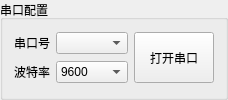
       <widget class="QGroupBox" name="groupBox_2">
        <property name="title">
         <string>串口配置</string>
        </property>
        <layout class="QGridLayout" name="gridLayout">
         <item row="0" column="0">
          <layout class="QHBoxLayout" name="horizontalLayout_3">
           <item>
            <widget class="QLabel" name="label_3">
             <property name="text">
              <string>串口号</string>
             </property>
            </widget>
           </item>
           <item>
            <widget class="QComboBox" name="SerialcomboBox"/>
           </item>
          </layout>
         </item>
         <item row="1" column="0">
          <layout class="QHBoxLayout" name="horizontalLayout_4">
           <item>
            <widget class="QLabel" name="label_4">
             <property name="text">
              <string>波特率</string>
             </property>
            </widget>
           </item>
           <item>
            <widget class="QComboBox" name="serBaudRatecomboBox">
             <item>
              <property name="text">
               <string>9600</string>
              </property>
             </item>
             <item>
              <property name="text">
               <string>19200</string>
              </property>
             </item>
             <item>
              <property name="text">
               <string>38400</string>
              </property>
             </item>
             <item>
              <property name="text">
               <string>115200</string>
              </property>
             </item>
            </widget>
           </item>
          </layout>
         </item>
         <item row="0" column="1" rowspan="2">
          <widget class="QPushButton" name="serOpenpushButton">
           <property name="sizePolicy">
            <sizepolicy hsizetype="Minimum" vsizetype="Preferred">
             <horstretch>0</horstretch>
             <verstretch>0</verstretch>
            </sizepolicy>
           </property>
           <property name="text">
            <string>打开串口</string>
           </property>
          </widget>
         </item>
        </layout>
       </widget>
